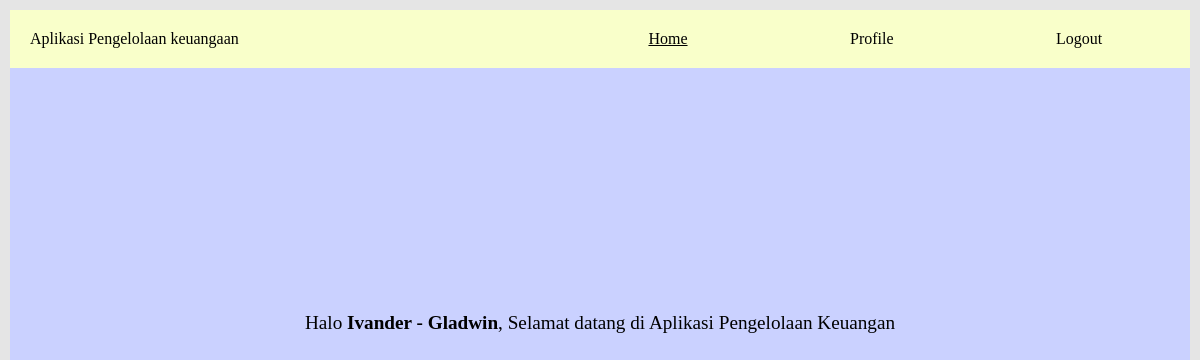
Screenshot of /home.php (signed in) with the database file from the repository.
### tables this page shows
CREATE TABLE `users` (
  `nama_depan` varchar(100) DEFAULT NULL,
  `nama_tengah` varchar(100) DEFAULT NULL,
  `nama_belakang` varchar(100) DEFAULT NULL,
  `tempat_lahir` varchar(100) DEFAULT NULL,
  `tanggal_lahir` date DEFAULT NULL,
  `nik` char(16) DEFAULT NULL,
  `warga_negara` varchar(100) DEFAULT NULL,
  `email` varchar(100) DEFAULT NULL,
  `no_hp` varchar(100) DEFAULT NULL,
  `alamat` varchar(100) DEFAULT NULL,
  `kode_pos` char(5) DEFAULT NULL,
  `username` varchar(100) NOT NULL,
  `password` varchar(100) DEFAULT NULL,
  `picture` varchar(100) DEFAULT NULL
);

### function.php (called while the page is built, shortened)
<?php
    $database = mysqli_connect("localhost", "root", "", "tugasWebProg");
    function query($query) {
        global $database;
        $result = mysqli_query($database, $query);
        $rows = [];
        while($row = mysqli_fetch_assoc($result)) {
            $rows[] = $row;
        }
        return $rows;
    }
?>

### home.php (the view, shortened to what this page needs)
<?php
    include 'function.php';
    $user = query("SELECT * FROM users WHERE username = '" . $_SESSION['username'] . "'");
?>
<!DOCTYPE html>
<html lang="en">
<head>
    <link rel="stylesheet" href="./style.css">
</head>
<body>
    <div class="home-container">
        <div class="profile-header">
            <div class="profile-nav-title">
                <p>Aplikasi Pengelolaan keuangaan</p>
            </div>
            <div class="home-nav-menu">
                <div class="home-home">
                    <a href="home.php" style="color: #000">Home</a>
                </div>
                <div class="home-profile">
                    <a href="profile.php" style="text-decoration: none;color: #000">Profile</a>
                </div>
            </div>
            <div class="home-nav-logout">
                <a href="logout.php" style="text-decoration: none;color: #000">Logout</a>
            </div>
        </div>
        <div class="home-content">
            <p class="word-wrap">
                Halo <strong><?= $user[0]["nama_depan"] . " " . $user[0]["nama_tengah"] . " " . $user[0]["nama_belakang"]?></strong>, Selamat datang di Aplikasi Pengelolaan Keuangan
            </p>
        </div>
    </div>
</body>
</html>

### style.css (style rules this page uses)
* { margin: 0; box-sizing: border-box; }
.home-container, .profile-container { background-color: #cad1ff; border: 10px solid #e5e5e5; height: 100vh; }
.home-header, .profile-header { display: flex; background-color: #f9ffca; padding: 20px; }
.home-nav-title, .profile-nav-title { width: 40%; }
.home-nav-menu, .profile-nav-menu { width: 50%; display: flex; justify-content: space-evenly; }
.home-nav-logout, .profile-nav-logout { width: 10%; }
.home-content { height: 509px; display: flex; align-items: center; justify-content: center; text-align: center; }
.home-content>p { font-size: larger; }
.word-wrap { width: 60%; overflow-wrap: break-word; hyphens: auto; }

### rows the page displays
users: nama_depan "Ivander", nama_tengah "-", nama_belakang "Gladwin"
